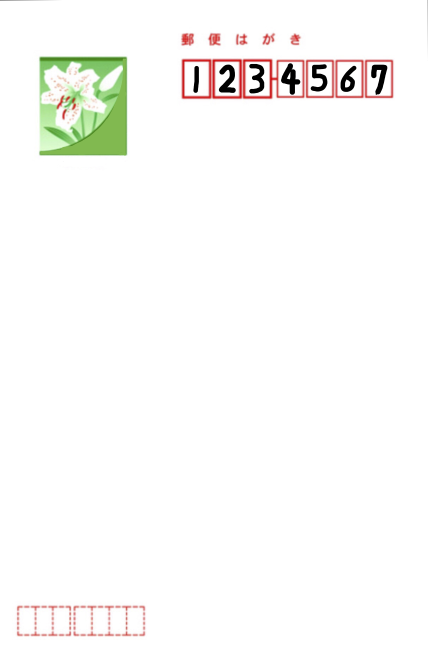
#> input picture MachineLearning/Python_Tensorflow[ft.ezen]/cnn/zip_data/hagaki1.png, 856 x 1327 px (shown at 1/2 size)
$ python -i zip_code.py   (imports and definitions only)
#> lines starting #> are read from the running program, lines starting #| are printed output that depends on the picture; after the words box and inside, x2 and y2 are one past the last pixel; in counts of white or black regions, pixels touching at a corner belong together
import  tensorflow.compat.v1 as tf
# [1 line not run here, left out]
import numpy as np
from tensorflow.keras.datasets.cifar10 import load_data
import cv2
import matplotlib.pyplot as plt

#인풋, 아웃풋, 드롭아웃 확률을 입력받기 위한 플레이스 홀더
# [1 line that did not run here, left out]
# [1 line that did not run here, left out]
# [1 line that did not run here, left out]

class Detect:
    def __init__(self):
        pass
    '''
    다음 배치함수를 읽어오기 위한 유틸 함수 정의
    '''
    # [52 lines left out: functions next_batch, build_CNN_classfier, not called in this run]
#Cifar - 10 을 다운로드 하고 데이터를 불러옴
# [1 line that did not run here, left out]
#scalar 형태의 레입ㄹ(0~9)
# [1 line that did not run here, left out]

# [1 line that did not run here, left out]
# [1 line that did not run here, left out]

#컨볼루션 레이어 뉴럴 네트워크(CNN)그래프 생성
dec = Detect()
# [1 line that did not run here, left out]

#크로스 앤트로피를 비용함수로 정의
# [1 line that did not run here, left out]

def detect_zipno(fname):
    #이미지 읽어들이기
#> called with fname = 'zip_data/hagaki1.png'
    img = cv2.imread(fname)
#> img is the input picture: shape (1327, 856, 3); mean B, G, R 248.2, 250.1, 250.5
    #이미지 크기 구하기
    h, w = img.shape[:2]
#> h = 1327; w = 856
    #이미지의 오른쪽 윗부분만 추출하기
    img = img[0:h//2, w//3:]
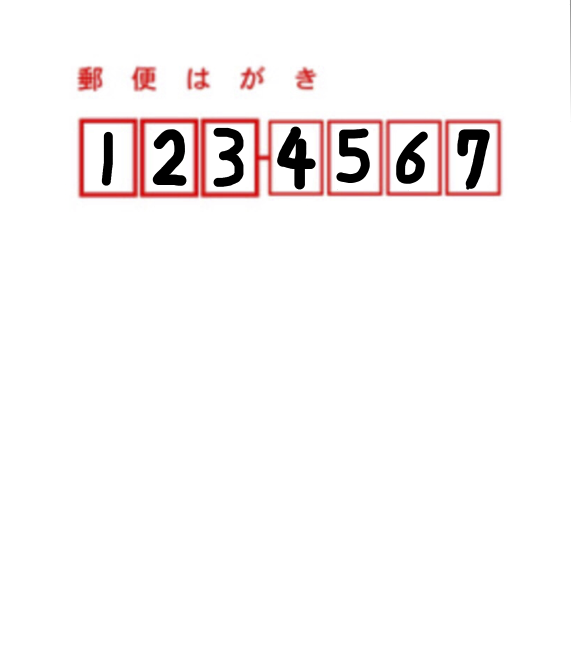
#> img: shape (663, 571, 3); mean B, G, R 245.6, 245.6, 249.3
    #이미지 이진화
    gray =cv2.cvtColor(img, cv2.COLOR_BGR2GRAY)
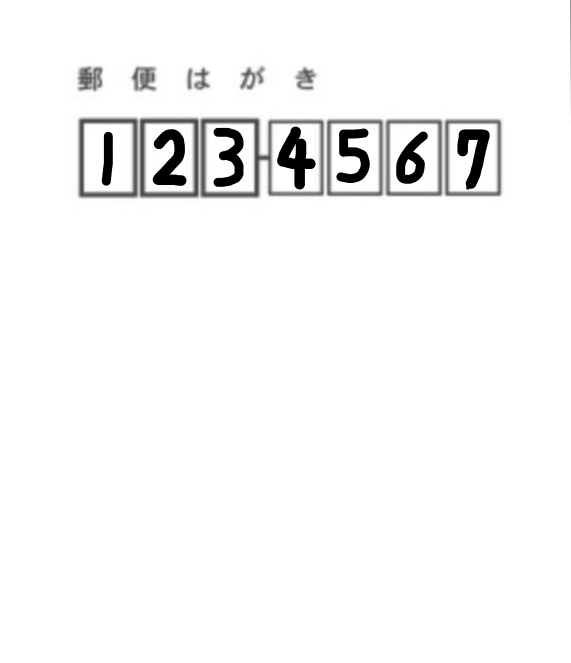
#> gray: shape (663, 571); min 0, max 255, mean 246.7
    gray =cv2.GaussianBlur(gray, (3,3), 0)
    im2 = cv2.threshold(gray, 140, 255, cv2.THRESH_BINARY_INV)[1]
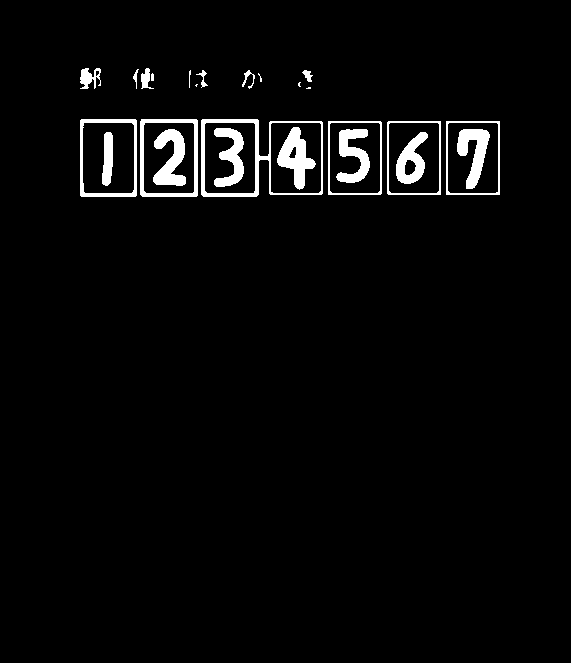
#> im2: shape (663, 571); 3.2% white; 25 white regions (4 under 20 px)

    #윤곽 검출하기
    cnts = cv2.findContours(im2, cv2.RETR_LIST, cv2.CHAIN_APPROX_SIMPLE)[0]
#> cnts = 35 contours, 7 with area under 20; largest, box (x1, y1, x2, y2) and area: (201, 119, 323, 197) 8293, (140, 119, 198, 197) 4384, (80, 119, 137, 197) 4310, (446, 121, 500, 195) 3869, (387, 121, 441, 195) 3868
    #추출한 이미지에서 윤곽 추출
    result = []

    for pt in cnts:
        w,y,w,h = cv2.bindingRect(pt)
        #너무 크거나 작은 부분 제거
        if not (50<w<70): continue
        result.append([x,y,w,h])
#> this loop made 1 pass
#> after the loop, result = []

    # 추출한 윤곽을 위치에 따라 정렬하기
    result = sorted(result, key=lambda x: x[0])
    #추출한 윤곽이 너무 가까운 것들 제거하기
    result2  = []
    lastx = -100
    for x,y, w, h in result:
        if(x -lastx) < 10 : continue
        result2.append([x,y,w,h])
        lastx = x
    for x, y, w, h in result2:
        cv2.rectangle((img, (x,y),(x+w, y+h),(0,255,0),3))
    return result2, img

# [7 lines not run here, left out]

#> (the run stopped early here; a loop or call above may not have finished)

$ run again, on MachineLearning/Python_Tensorflow[ft.ezen]/cnn/zip_data/detect-zip.png
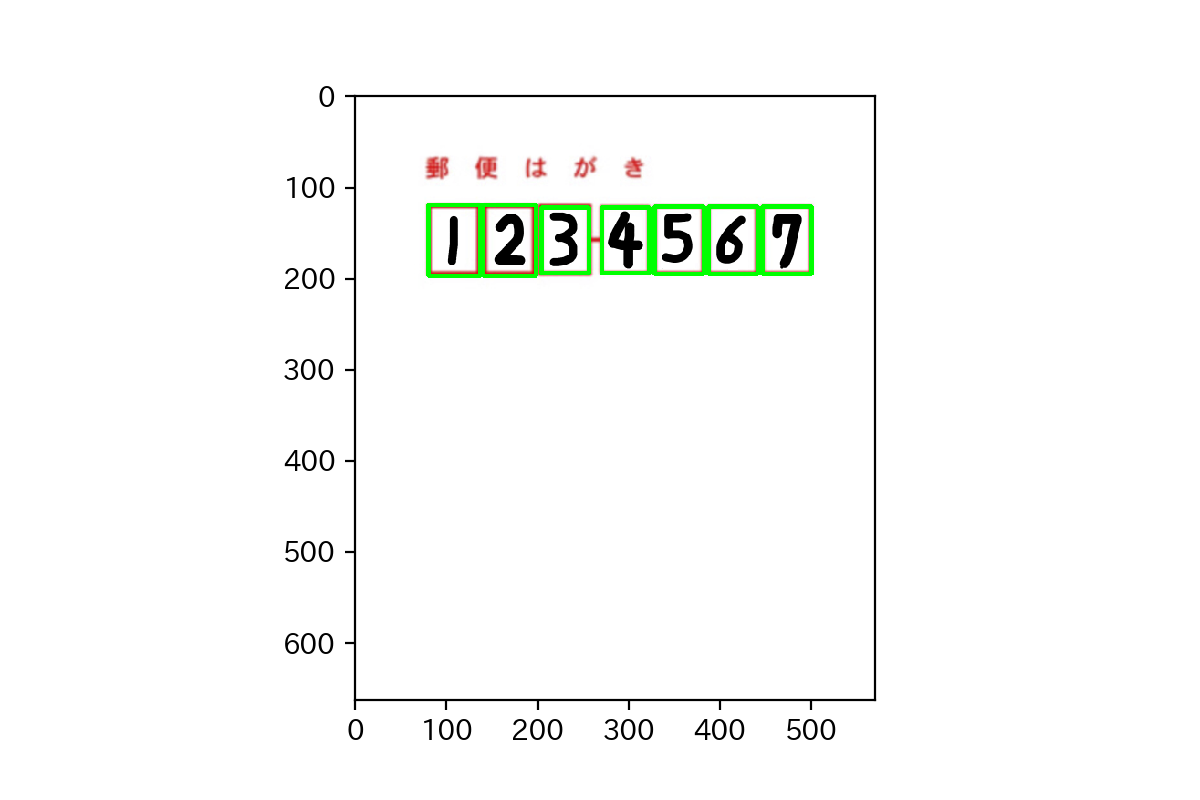
#> input picture MachineLearning/Python_Tensorflow[ft.ezen]/cnn/zip_data/detect-zip.png, 1200 x 800 px
#> in detect_zipno, img is the input picture: shape (800, 1200, 3); mean B, G, R 248.6, 250.5, 249.1
#> img: shape (400, 800, 3)
#> in detect_zipno, `gray =cv2.cvtColor(img, cv2.COLOR_BGR2GRAY)`:
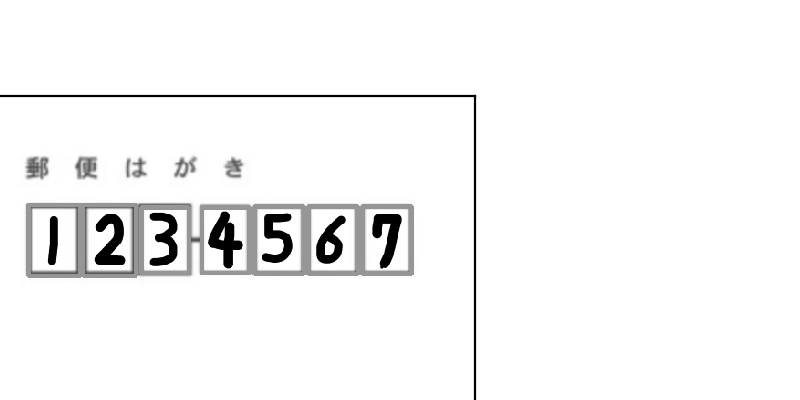
#> gray: shape (400, 800); min 0, max 255, mean 245.5
#> in detect_zipno, `im2 = cv2.threshold(gray, 140, 255, cv2.THRESH_BINARY_INV)[1]`:
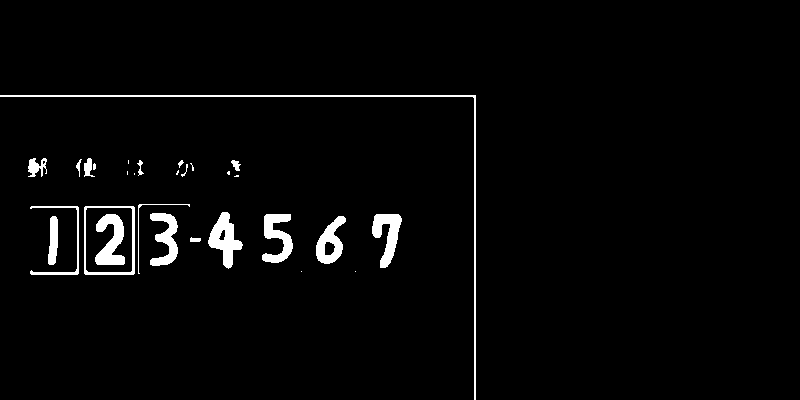
#> im2: shape (400, 800); 2.7% white; 29 white regions (10 under 20 px)
#> cnts = 33 contours, 14 with area under 20; largest, box (x1, y1, x2, y2) and area: (84, 206, 135, 275) 3398, (85, 207, 133, 273) 3044, (208, 212, 243, 269) 898, (95, 214, 125, 265) 836, (316, 216, 346, 264) 788
#> the loop in detect_zipno, `for pt in cnts:` made 1 pass
#> pt on pass 1: [[355, 271]]
#> after the loop in detect_zipno, `for pt in cnts:`: result = []
